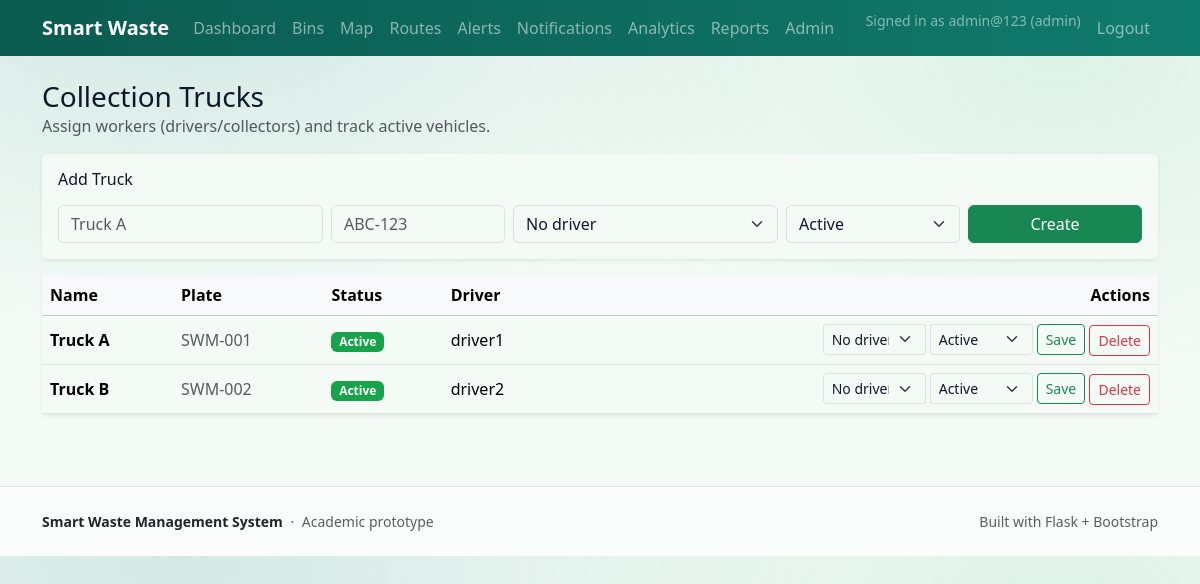
Page /admin/trucks (signed in) on the committed database.
### app/models.py (models this page shows, shortened)
class User(db.Model, UserMixin):
    __tablename__ = "users"
    id = db.Column(db.Integer, primary_key=True)
    username = db.Column(db.String(50), unique=True, nullable=False, index=True)
    email = db.Column(db.String(120), unique=True, nullable=True, index=True)
    first_name = db.Column(db.String(80), nullable=True)
    last_name = db.Column(db.String(80), nullable=True)
    phone_number = db.Column(db.String(30), nullable=True)
    employee_id = db.Column(db.String(50), unique=True, nullable=True, index=True)
    password_hash = db.Column(db.String(255), nullable=False)
    role = db.Column(db.String(20), nullable=False, default="user")  # admin|worker|user (legacy: collector|public)
    is_active = db.Column(db.Boolean, nullable=False, default=True)
    created_at = db.Column(db.DateTime(timezone=True), nullable=False, default=utcnow)
    last_login_at = db.Column(db.DateTime(timezone=True), nullable=True)
    trucks = db.relationship("Truck", back_populates="driver", lazy="dynamic")
    created_routes = db.relationship("Route", foreign_keys="Route.created_by_id", lazy="dynamic")
    @property
    def is_admin(self) -> bool:
        return self.canonical_role == "admin"
    @property
    def is_worker(self) -> bool:
        return self.canonical_role == "worker"
    @property
    def is_collector(self) -> bool:
        return self.is_worker
    @property
    def canonical_role(self) -> str:
        if self.role == "collector":
            return "worker"
        if self.role == "public":
            return "user"
        return self.role

class Truck(db.Model):
    __tablename__ = "trucks"
    id = db.Column(db.Integer, primary_key=True)
    name = db.Column(db.String(80), nullable=False)
    plate_no = db.Column(db.String(30), unique=True, nullable=False)
    status = db.Column(db.String(20), nullable=False, default="active")  # active|inactive
    last_seen_at = db.Column(db.DateTime(timezone=True), nullable=True)
    driver_id = db.Column(db.Integer, db.ForeignKey("users.id"), nullable=True)
    driver = db.relationship("User", back_populates="trucks")
    routes = db.relationship("Route", back_populates="truck", lazy="dynamic")

### app/blueprints/admin/routes.py (the view)
@bp.get("/trucks")
@login_required
@role_required("admin")
def trucks():
    trucks_list = Truck.query.order_by(Truck.status.asc(), Truck.name.asc()).all()
    collectors = User.query.filter_by(role="worker", is_active=True).order_by(User.username.asc()).all()
    return render_template("admin/trucks.html", trucks=trucks_list, collectors=collectors)

### app/models.py (called while the page is built)
@login_manager.user_loader
def load_user(user_id: str):
    try:
        return db.session.get(User, int(user_id))
    except Exception:
        return None

### app/utils/security.py (called while the page is built)
def _canonical_role(role: str) -> str:
    return _ROLE_ALIASES.get((role or "").strip(), (role or "").strip())

def role_required(*roles: str):
    def decorator(view_fn):
        @wraps(view_fn)
        def wrapped(*args, **kwargs):
            if not current_user.is_authenticated:
                abort(401)
            allowed = {_canonical_role(r) for r in roles}
            if _canonical_role(getattr(current_user, "role", "")) not in allowed:
                abort(403)
            return view_fn(*args, **kwargs)
        return wrapped
    return decorator

### app/templates/admin/trucks.html (shortened to what this page needs)
{% extends "shared/layout.html" %}
{% block content %}
<div class="container py-4">
  <div class="d-flex align-items-center justify-content-between mb-3">
    <div>
      <h1 class="h3 mb-0">Collection Trucks</h1>
      <div class="text-muted">Assign workers (drivers/collectors) and track active vehicles.</div>
    </div>
  </div>
  <div class="card shadow-sm border-0 mb-3">
    <div class="card-body">
      <h2 class="h6 mb-3">Add Truck</h2>
      <form class="row g-2" method="post" action="{{ url_for('admin.truck_create_post') }}">
        <div class="col-md-3">
          <input class="form-control" name="name" placeholder="Truck A" required>
        </div>
        <div class="col-md-2">
          <input class="form-control" name="plate_no" placeholder="ABC-123" required>
        </div>
        <div class="col-md-3">
          <select class="form-select" name="driver_id">
            <option value="">No driver</option>
          </select>
        </div>
        <div class="col-md-2">
          <select class="form-select" name="status">
            <option value="active">Active</option>
          </select>
        </div>
        <div class="col-md-2 d-grid">
          <button class="btn btn-success" type="submit">Create</button>
        </div>
      </form>
    </div>
  </div>
  <div class="card shadow-sm border-0">
    <div class="table-responsive">
      <table class="table align-middle mb-0">
        <thead class="table-light">
          <tr>
            <th>Name</th>
            <th>Plate</th>
            <th>Status</th>
            <th>Driver</th>
            <th class="text-end">Actions</th>
          </tr>
        </thead>
        <tbody>
          {% for t in trucks %}
            <tr>
              <td class="fw-semibold">{{ t.name }}</td>
              <td class="text-muted">{{ t.plate_no }}</td>
              <td>
                {% if t.status=='active' %}
                  <span class="badge text-bg-success">Active</span>
                {% else %}
                  <span class="badge text-bg-secondary">Inactive</span>
                {% endif %}
              </td>
              <td>{{ t.driver.username if t.driver else '-' }}</td>
              <td class="text-end">
                <form class="d-inline-flex gap-1" method="post" action="{{ url_for('admin.truck_assign', truck_id=t.id) }}">
                  <select class="form-select form-select-sm" name="driver_id">
                    <option value="">No driver</option>
                  </select>
                  <select class="form-select form-select-sm" name="status">
                    <option value="active" {% if t.status=='active' %}selected{% endif %}>Active</option>
                  </select>
                  <button class="btn btn-sm btn-outline-success" type="submit">Save</button>
                </form>
                <a class="btn btn-sm btn-outline-danger" href="{{ url_for('admin.truck_delete', truck_id=t.id) }}" onclick="return confirm('Delete this truck?')">Delete</a>
              </td>
            </tr>
          {% endfor %}
        </tbody>
      </table>
    </div>
  </div>
</div>
{% endblock %}

### app/templates/shared/nav.html (shortened to what this page needs)
{% set user = current_user if current_user.is_authenticated else None %}
<nav class="navbar navbar-expand-lg navbar-dark app-nav">
  <div class="container">
    <a class="navbar-brand fw-semibold" href="{{ url_for('public.dashboard') if user else url_for('public.landing') }}">Smart Waste</a>
    <div class="collapse navbar-collapse" id="navMain">
      <ul class="navbar-nav me-auto mb-2 mb-lg-0">
        <li class="nav-item"><a class="nav-link" href="{{ url_for('public.dashboard') }}">Dashboard</a></li>
        <li class="nav-item"><a class="nav-link" href="{{ url_for('public.bins') }}">Bins</a></li>
        <li class="nav-item"><a class="nav-link" href="{{ url_for('public.map_view') }}">Map</a></li>
        {% if user and user.is_admin %}
          <li class="nav-item"><a class="nav-link" href="{{ url_for('admin.routes_list') }}">Routes</a></li>
          <li class="nav-item"><a class="nav-link" href="{{ url_for('admin.alerts') }}">Alerts</a></li>
          <li class="nav-item"><a class="nav-link" href="{{ url_for('admin.notifications') }}">Notifications</a></li>
          <li class="nav-item"><a class="nav-link" href="{{ url_for('admin.analytics') }}">Analytics</a></li>
          <li class="nav-item"><a class="nav-link" href="{{ url_for('admin.reports') }}">Reports</a></li>
          <li class="nav-item"><a class="nav-link" href="{{ url_for('admin.admin_home') }}">Admin</a></li>
        {% endif %}
      </ul>
      <ul class="navbar-nav ms-auto">
        {% if not user %}
          <li class="nav-item"><a class="nav-link" href="{{ url_for('auth.login') }}">Login</a></li>
          <li class="nav-item"><a class="nav-link" href="{{ url_for('auth.register') }}">Sign up</a></li>
        {% else %}
          <li class="nav-item"><span class="navbar-text small text-white-50 me-2">Signed in as {{ user.username }} ({{ user.canonical_role }})</span></li>
          <li class="nav-item"><a class="nav-link" href="{{ url_for('auth.logout') }}">Logout</a></li>
        {% endif %}
      </ul>
    </div>
  </div>
</nav>

### app/static/css/app.css (style rules this page uses)
:root { --sw-primary: #0b5b50; --sw-primary-2: #0f7b6c; --sw-accent: #16a34a; --sw-bg: #f4fbf7; --sw-surface: #ffffff; --sw-ink: #0f172a; --sw-muted: #475569; --sw-border: rgba(2, 6, 23, .10); --app-green: var(--sw-primary-2); --app-green-dark: var(--sw-primary); --app-accent: #a7f3d0; --app-bg: var(--sw-bg); --app-ink: var(--sw-ink); --app-muted: var(--sw-muted); --bs-primary: var(--sw-primary); --bs-primary-rgb: 11, 91, 80; --bs-success: var(--sw-accent); --bs-success-rgb: 22, 163, 74; --bs-body-bg: var(--sw-bg); --bs-body-color: var(--sw-ink); --bs-link-color: var(--sw-primary-2); --bs-link-color-rgb: 15, 123, 108; --bs-link-hover-color: var(--sw-primary); --bs-border-color: var(--sw-border); }
.bg-app { background: radial-gradient(1200px 600px at 15% 0%, rgba(15,123,108,.14), transparent 55%), radial-gradient(900px 520px at 88% 10%, rgba(22,163,74,.10), transparent 60%), var(--sw-bg); color: var(--sw-ink); }
.app-nav { background: linear-gradient(90deg, var(--app-green-dark), var(--app-green)); }
.navbar .nav-link { opacity:.95; }

### rows in the picture
User: username "admin@123", canonical_role "admin"
Truck: name "Truck A", plate_no "SWM-001", shows "Active", driver "driver1", status "Active"
Truck: name "Truck B", plate_no "SWM-002", shows "Active", driver "driver2", status "Active"
